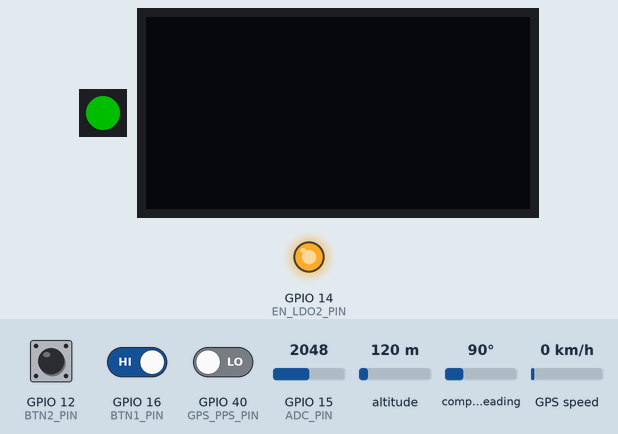
Bench run of a program on a simulated ESP32. On the bench: 1 RGB LEDs in strip order, left to right, 128×64 one-colour display, output pins drawn as LEDs (lit = HIGH). The test bench sets the inputs (shaded band); at power-on: GPIO 12 (BTN2_PIN) LOW, GPIO 16 (BTN1_PIN) HIGH, GPIO 40 (GPS_PPS_PIN) LOW, GPIO 15 (ADC_PIN) = 2048, altitude 120 m, compass heading 90°, GPS speed 0 km/h (analog values on the 0–4095 scale). Dim RGB values are drawn brighter than linear; the GPS gets a fix after 3 s at 37.7749, -122.4194 with 8 satellites; no radio packets arrive unless stated; what the program prints to the serial monitor is not drawn. At 14.7 s the program puts the board to deep sleep or switches it off; the recording ends there.

Above: at 1.6 s.
1.7 s: GPIO 12 (BTN2_PIN) pulled HIGH for 0.15 s
At 2.8 s:
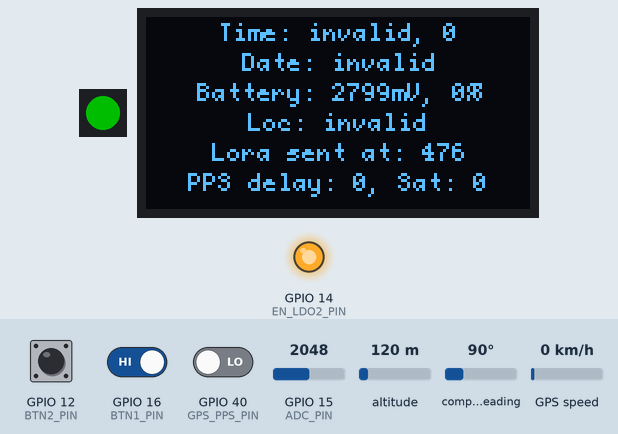
3.3 s: GPIO 12 (BTN2_PIN) pulled HIGH for 3.2 s
At 6.9 s:
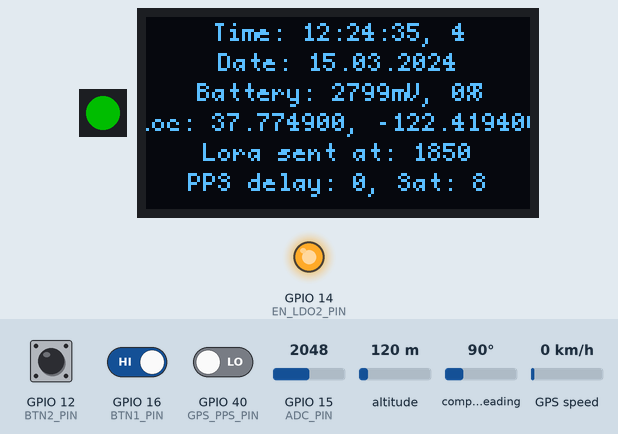
8.0 s: GPIO 12 (BTN2_PIN) pulled HIGH for 3.2 s
At 8.8 s:
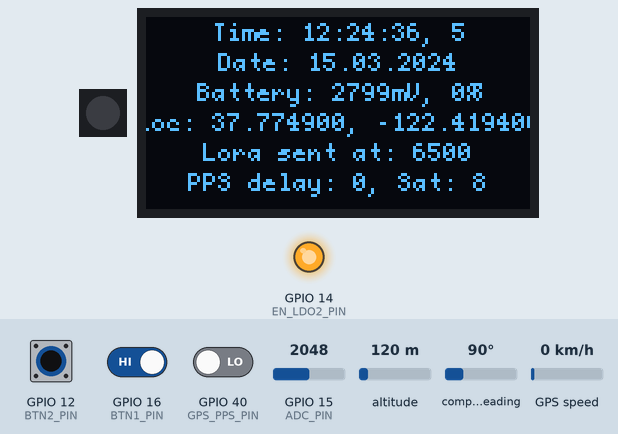
12.7 s: GPIO 12 (BTN2_PIN) driven HIGH and GPIO 16 (BTN1_PIN) driven LOW and GPIO 40 (GPS_PPS_PIN) driven HIGH
At 13.5 s:
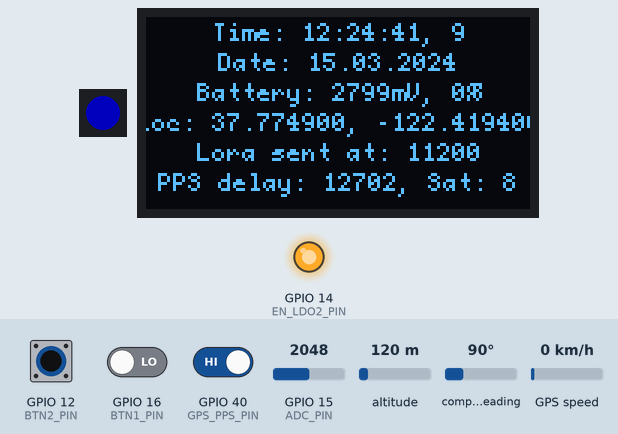
14.2 s: GPIO 16 (BTN1_PIN) driven HIGH
Timing chart, 0 to 14.7 s (numbered marks = the images above; inputs shaded):
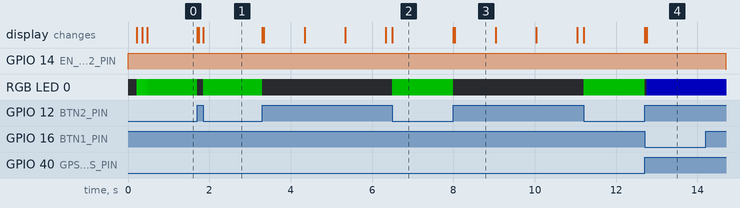

The program:

main.cpp
```cpp
#include <Arduino.h>
#include <FastLED.h>
// #include <WiFi.h>
#include <Wire.h>
#include <U8g2lib.h>
#include <SPI.h>
#include <LoRa.h>
#include <TinyGPS++.h>

#define APA102_SDI_PIN  38
#define APA102_CLK_PIN  37
#define BTN1_PIN        16
#define BTN2_PIN        12
#define EN_LDO2_PIN     14
#define ADC_PIN         15
#define OLED_RST_PIN    34

#define LORA_RST_PIN    1
#define LORA_MISO_PIN   2
#define LORA_MOSI_PIN   3
#define LORA_SCK_PIN    4
#define LORA_CS_PIN     5
#define LORA_INT_PIN    6
#define LORA_DIO1_PIN   7
#define LORA_DIO2_PIN   8

#define SDA_PIN_M       36
#define SCL_PIN_M       35

#define GPS_PPS_PIN     40
#define GPS_RXD_PIN     42
#define GPS_TXD_PIN     41


#define NUM_LEDS        1
CRGB leds[NUM_LEDS];

#define WIDTH 128
#define HEIGHT 64
U8G2_SSD1306_128X64_NONAME_F_HW_I2C u8g2(U8G2_R0, /* reset=*/ OLED_RST_PIN, /* clock=*/ SCL_PIN_M, /* data=*/ SDA_PIN_M);

const char* ssid = "XXX";
const char* password = "XXX";


TinyGPSPlus gps;
float lattitude,longitude;

unsigned long lora_sent_at = 0;
bool gps_pps_state = true;
unsigned long gps_pps_delay = 0;
unsigned long gps_last_pps_signal = 0;


float counter = 0;

// 100%, 95%, 90%, 85%, ...
int battery_percentage[] = {4200, 4150, 4110, 4080, 4020, 3980, 3950, 3910, 3870, 3850, 3840, 3820, 3800, 3790, 3770, 3750, 3730, 3710, 3690, 3610, 3270};

float get_battery_voltage(){
  int sum = 0;
  for(int i=0; i<100; i++) {
    sum = sum + analogRead(ADC_PIN);
  }
  float result = sum/100.0;
  return result * (1.3665);
}

int get_battery_percentage(float mv){
  int battery_mv = int(mv);
  int perc = 0;
  for(int i=0; i<=20; i++) if(battery_mv > battery_percentage[20-i]) perc+=5;
  return constrain(perc, 0, 100);
}


String get_gps_time(){
  int h, m, s;
  String gps_time = "";
  if(gps.time.isValid()){
    h = (gps.time.hour() + 2) % 24;
    m = gps.time.minute();
    s = gps.time.second();

    if(h<10) gps_time += "0";
    gps_time += String(h);
    gps_time += ":";
    if(m<10) gps_time += "0";
    gps_time += String(m);
    gps_time += ":";
    if(s<10) gps_time += "0";
    gps_time += String(s);
  }
  else{
    gps_time = "invalid";
  }
  return gps_time;
}

String get_gps_date(){
  int y, mo, d;
  String gps_date = "";
  if(gps.time.isValid()){
    y = gps.date.year();
    mo = gps.date.month();
    d = gps.date.day();

    if(d<10) gps_date += "0";
    gps_date += String(d);
    gps_date += ".";
    if(mo<10) gps_date += "0";
    gps_date += String(mo);
    gps_date += ".";
    gps_date += String(y);
  }
  else{
    gps_date = "invalid";
  }
  return gps_date;
}

// Set used fonts with width and height of each character
struct fonts {
  const uint8_t* font;
  int width;
  int height;
};

fonts font_xl = {u8g2_font_profont29_mf, 16, 19};
fonts font_m = {u8g2_font_profont17_mf, 9, 11};
fonts font_s = {u8g2_font_profont12_mf, 6, 8};
fonts font_xs = {u8g2_font_profont10_mf, 5, 6};

// Custom type to set up a page on the OLED display. Baisc structure is a page of three fields.
// A top one with the power, a left one with the voltage and a right one with the current.
struct display_page {
  String title;
  float *value;
  String msg;
  bool is_value;
};

float val1 = 0.0;
float placeholder = 0.0;
String msg2display_top = "";
String msg2display_bot = "";

display_page page_1 = {"Counter", &counter, "", true};
display_page page_2 = {"Test", &val1, "", true};

// Menu and Pages
#define N_PAGES 2
int current_page = 0;
bool new_page = true;
unsigned long t_new_page = 0;

struct page {
  int p;
  display_page &page;
};

page pages[N_PAGES] = {
  {0, page_1},
  {1, page_2},
};

// Alignment for the OLED display
enum box_alignment {
  Center,
  Left,
  Right
};

// Custom type for setting up a box which can be drawn to the oled display. It is defined by
// the top left corner and the width and height of the box.
struct box {
  int32_t left, top, width, height;
  int32_t radius;
  bool has_frame;

  void draw(bool fill) {
    int frame = has_frame ? 4 : 0;
    if (fill) u8g2.drawRBox(left + frame, top + frame, width - (2*frame), height - (2*frame), radius);
    else u8g2.drawRFrame(left, top, width, height, radius);
  }

  void print_text(String str, fonts f, box_alignment align, float pos) {
    u8g2.setFont(f.font);
    int x = 0;
    if(align == Center) x = left + 0.5 * (width - (f.width * str.length() - 1));
    else if(align == Left) x = left + 5;
    else if(align == Right) x = left + width - f.width * str.length() - 5;
    u8g2.setCursor(x, top + pos * height + f.height / 2);
    u8g2.print(str);
  }
};

// Initialize the boxes for the OLED
box top_left = {0, 0, 64, 10, 0, false};
box row1 = {0, 0, 128, 10, 0, false};
box row2 = {0, row1.top + row1.height, 128, row1.height, 0, false};
box row3 = {0, row2.top + row2.height, 128, row1.height, 0, false};
box row4 = {0, row3.top + row3.height, 128, row1.height, 0, false};
box row5 = {0, row4.top + row4.height, 128, row1.height, 0, false};
box row6 = {0, row5.top + row5.height, 128, row1.height, 0, false};

// Update the OLED display with the three boxes according to the given pages
void update_display(){
  u8g2.clearBuffer();

  if(new_page){
    if(millis() <= t_new_page + 800){
      top_left.print_text(pages[current_page].page.title, font_m, Center, 0.5);
    }
    else{
      new_page = false;
    }
  }

  if(!new_page){

    float bat_voltage = get_battery_voltage();
    String str0 = "Time: " + get_gps_time() + ", " + String(counter, 0);
    String str1 = "Date: " + get_gps_date();
    String str2 = "Battery: " + String(bat_voltage, 0) + "mV, " + String(get_battery_percentage(bat_voltage)) + "%";
    String str3 = "Loc: " + (gps.location.isValid() ? (String(gps.location.lat(), 6) + ", " + String(gps.location.lng(), 6)) : "invalid");
    String str4 = "Lora sent at: " + String(lora_sent_at);
    String str5 = "PPS delay: " + String(gps_pps_delay) + ", Sat: " + String(gps.satellites.value());

    row1.print_text(str0, font_xs, Center, 0.5);
    row2.print_text(str1, font_xs, Center, 0.5);
    row3.print_text(str2, font_xs, Center, 0.5);
    row4.print_text(str3, font_xs, Center, 0.5);
    row5.print_text(str4, font_xs, Center, 0.5);
    row6.print_text(str5, font_xs, Center, 0.5);
  }
  u8g2.sendBuffer();
}

void displayInfo(){
  Serial.print(F("Location: "));
  if (gps.location.isValid()){
    Serial.print(gps.location.lat(), 6);
    Serial.print(F(","));
    Serial.print(gps.location.lng(), 6);
  }
  else{
    Serial.print(F("INVALID"));
  }
  Serial.println();
}


void setup() {
  Serial.begin(115200);
  Serial1.begin(9600, SERIAL_8N1, GPS_RXD_PIN, GPS_TXD_PIN, false);

  pinMode(EN_LDO2_PIN, OUTPUT);
  digitalWrite(EN_LDO2_PIN, HIGH);

  pinMode(GPS_PPS_PIN, INPUT);
  pinMode(BTN1_PIN, INPUT);
  pinMode(BTN2_PIN, INPUT);
  pinMode(ADC_PIN, INPUT);
  analogReadResolution(12);

  delay(100);
  FastLED.addLeds<APA102, APA102_SDI_PIN, APA102_CLK_PIN, BGR>(leds, NUM_LEDS);
  FastLED.setBrightness(200);
  delay(100);

  leds[0] = CRGB::Green;
  FastLED.show();

  SPI.begin(LORA_SCK_PIN, LORA_MISO_PIN, LORA_MOSI_PIN, LORA_CS_PIN);
  LoRa.setPins(LORA_CS_PIN, LORA_RST_PIN, LORA_DIO1_PIN);

  if (!LoRa.begin(866E6)) {
    Serial.println("LoRa fail!");
    while (1);
  }
  Serial.println("LoRa OK!");

  Wire.begin(SDA_PIN_M, SCL_PIN_M);
  delay(100);
  u8g2.begin();
  delay(100);
  u8g2.clearBuffer();
  u8g2.sendBuffer();
}

unsigned long t_display = millis() + 100;
unsigned long t_send = millis() + 500;
unsigned long t_pps = millis() + 600;
unsigned long t_lora_send = millis() + 800;

void loop() {
  if (Serial1.available() > 0){
     if (gps.encode(Serial1.read())){
        // displayInfo();
     }
  }

  if(digitalRead(GPS_PPS_PIN) == 1 && gps_pps_state){
    gps_pps_delay = millis() - gps_last_pps_signal;
    gps_last_pps_signal = millis();
    String pps_str = "PPS delay: " + String(gps_pps_delay);
    Serial.println(pps_str);
    gps_pps_state = false;
  }
  else if(digitalRead(GPS_PPS_PIN) == 0 && !gps_pps_state){
    gps_pps_state = true;
  }

  if(millis() >= t_display + 1000){
    t_display = millis();
    update_display();
    counter++;
    int bat_voltage = get_battery_voltage();
    Serial.print(bat_voltage);
    Serial.print("\t");
    Serial.println(get_battery_percentage(bat_voltage));
  }

  if(digitalRead(BTN1_PIN) == 0){
    leds[0] = CRGB(0,0,100);
    FastLED.show();
    while(digitalRead(BTN1_PIN) == 0) delay(10);

    delay(500);
    digitalWrite(EN_LDO2_PIN, LOW);
    esp_sleep_enable_timer_wakeup(20000000);
    esp_sleep_enable_ext0_wakeup(GPIO_NUM_16, 0);
    esp_deep_sleep_start();

    leds[0] = CRGB(0,0,0);
    FastLED.show();
  }

  if(digitalRead(BTN2_PIN) == 0){
    leds[0] = CRGB(0,100,0);
    FastLED.show();

    String str = "Hey there at " + String(millis());
    lora_sent_at = millis();

    LoRa.beginPacket();
    LoRa.print(str);
    LoRa.endPacket();

    while(digitalRead(BTN2_PIN) == 0) delay(10);
    leds[0] = CRGB(0,0,0);
    FastLED.show();
  }

  if(millis() >= t_lora_send + 10000 && true){
    t_lora_send = millis();
    lora_sent_at = millis();

    String gps_time = get_gps_time();
    String gps_date = get_gps_date();
    float lat = gps.location.isValid() ? gps.location.lat() : 0;
    float lng = gps.location.isValid() ? gps.location.lng() : 0;
    int bat_voltage = get_battery_voltage();
    int bat_perc = get_battery_percentage(bat_voltage);


    String str_lora = "LORA;GT-" + String(gps_time) + ";GD-" + String(gps_date) + ";GLAT-" + String(lat, 6) +
      + ";GLNG-" + String(lng, 6) + ";BV-" + String(bat_voltage) + ";BP-" + String(bat_perc) + ";#";

    Serial.print("Send package: ");
    Serial.println(str_lora);

    LoRa.beginPacket();
    LoRa.print(str_lora);
    LoRa.endPacket();
  }
}
```

Measured:
- after the input at 1.7 s, RGB LED 0: RGB(0, 78, 0) → off at once, → RGB(0, 78, 0) 0.14 s later
- after the input at 3.3 s, RGB LED 0: RGB(0, 78, 0) → off at once, → RGB(0, 78, 0) 3.2 s later
- after the input at 8.0 s, RGB LED 0: RGB(0, 78, 0) → off at once, → RGB(0, 78, 0) 3.2 s later
- after the input at 12.7 s, RGB LED 0: RGB(0, 78, 0) → off at once, → RGB(0, 0, 78) 0.05 s later
- after the input at 14.2 s, GPIO 14 (EN_LDO2_PIN): HIGH → LOW after 0.50 s
